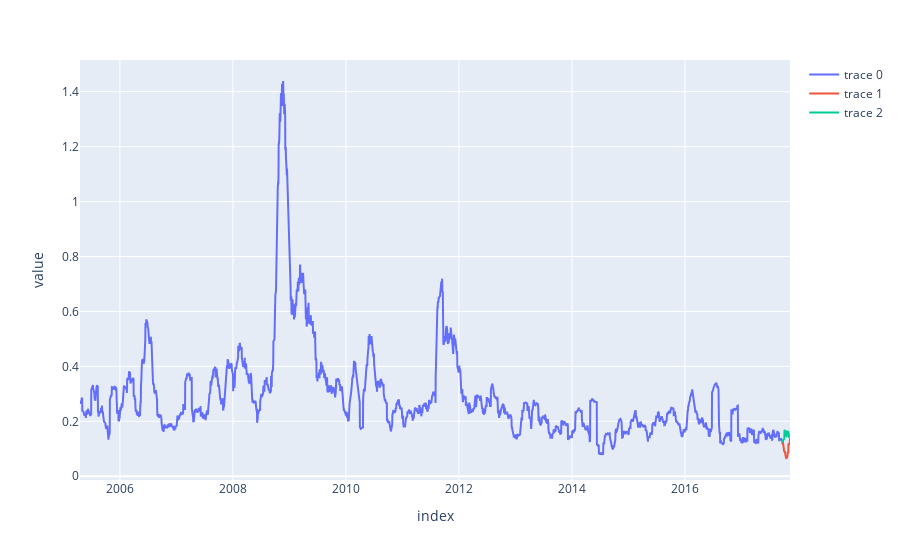

The cell this chart's notebook holds for it:
### Code cell
from sklearn.tree import DecisionTreeRegressor
from skforecast.ForecasterAutoreg import ForecasterAutoreg
from sklearn.ensemble import RandomForestRegressor
from skforecast.ForecasterAutoregMultiVariate import ForecasterAutoregMultiVariate



# Define the forecaster
forecaster = ForecasterAutoreg(
    # Add the sklearn regressor and lags
    regressor = DecisionTreeRegressor(random_state = 123),
    lags = 30
)

# Fit the model using train data
forecaster.fit(y = df_train['sigma_30'])

# Predict the test period
predicted_test = forecaster.predict(steps = len(df_test))

df_test['Predicted'] = predicted_test.values

fig = px.line({})
fig.add_scatter(x = df_train.index, y = df_train['sigma_30'] )
fig.add_scatter(x = df_test.index, y = df_test['sigma_30'] )
fig.add_scatter(x = df_test.index, y = df_test['Predicted'] )

fig.show()

df_test
